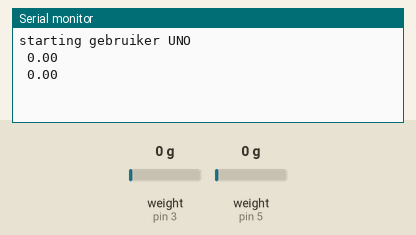
This sketch was run on a simulated Arduino Uno, built with avr-gcc and run on an emulated ATmega328P. On the bench: the last lines printed to the serial monitor. The inputs (shaded band) are chosen by the test bench; at power-on: weight on the scale (sensors on pin 3, pin 5) 0 g.

Above: at 4.2 s.
4.3 s: weight on the scale (sensor on pin 3) set to 100 g
At 5.3 s:
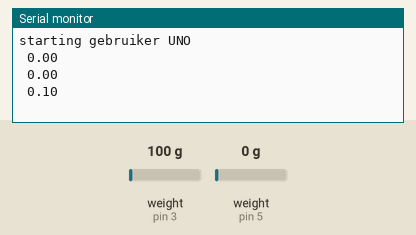
5.8 s: weight on the scale (sensor on pin 5) set to 100 g
At 6.8 s:
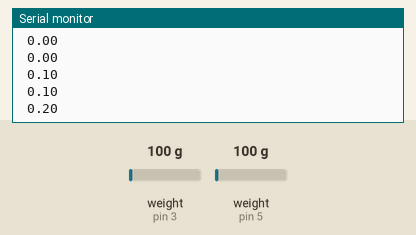
7.3 s: weight on the scale (sensor on pin 3) set to 1250 g
At 8.2 s:
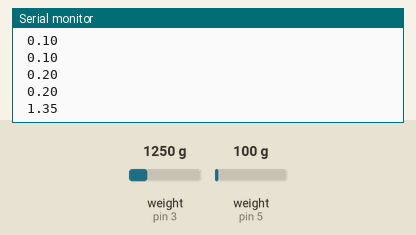
8.8 s: weight on the scale (sensor on pin 5) set to 1250 g
At 9.7 s:
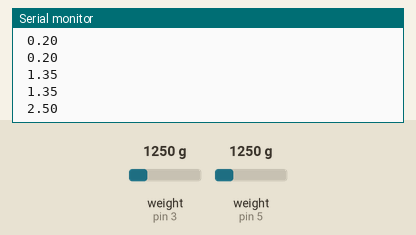
Timing chart, 0 to 11.3 s (numbered marks = the images above; inputs shaded):
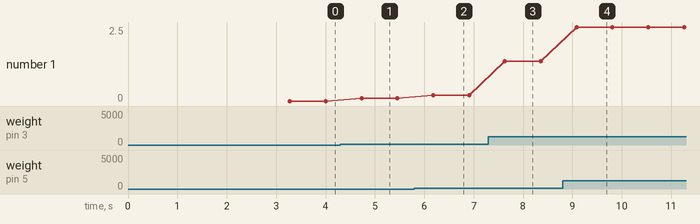

The sketch:

code_gebruiker.ino
```cpp
#include <SPI.h>
#include <MFRC522.h>
#include "HX711.h"

//RFID deel
constexpr uint8_t RST_PIN = 9;     // Configurable, see typical pin layout above
constexpr uint8_t SS_1_PIN = 10;   // Configurable, take a unused pin, only HIGH/LOW required, must be diffrent to SS 2
constexpr uint8_t SS_2_PIN = 8;    // Configurable, take a unused pin, only HIGH/LOW required, must be diffrent to SS 1

constexpr uint8_t NR_OF_READERS = 1;

byte ssPins[] = {SS_1_PIN, SS_2_PIN};

MFRC522 mfrc522[NR_OF_READERS];   // Create MFRC522 instance.

//loadcell deel
#define DOUT  3
#define CLK  2
#define DOUT2  5
#define CLK2  4

HX711 scale(DOUT, CLK);
HX711 scale2(DOUT2, CLK2);
int check = 0;
float calibration_factor = -96650; //-106600 worked for my 40Kg max scale setup

char* last_UID;

void setup() {
  //RFID
  Serial.begin(9600);
  SPI.begin();        // Init SPI bus
  for (uint8_t reader = 0; reader < NR_OF_READERS; reader++) {
    mfrc522[reader].PCD_Init(ssPins[reader], RST_PIN); // Init each MFRC522 card
    Serial.println();
  }

  //loadcell
  scale.set_scale();
  scale.tare(); //Reset the scale to 0
  scale2.set_scale();
  scale2.tare();
  long zero_factor = scale.read_average(); //Get a baseline reading

  Serial.println("starting gebruiker UNO");

   scale.set_scale(calibration_factor); //Adjust to this calibration factor
  scale2.set_scale(calibration_factor); //Adjust to this calibration factor
}

void loop() {
//=============================================================================================
//                         RFID
//=============================================================================================

  for (uint8_t reader = 0; reader < NR_OF_READERS; reader++) {
    // Look for new cards

    if (mfrc522[reader].PICC_IsNewCardPresent() && mfrc522[reader].PICC_ReadCardSerial()) {
      //dump_byte_array(mfrc522[reader].uid.uidByte, mfrc522[reader].uid.size);

      last_UID = uidBytesToHex(mfrc522[reader].uid.uidByte);

      // Halt PICC
      mfrc522[reader].PICC_HaltA();
      // Stop encryption on PCD
      mfrc522[reader].PCD_StopCrypto1();
    } //if (mfrc522[reader].PICC_IsNewC
  } //for(uint8_t reader

//=============================================================================================
//                         Loadcell
//=============================================================================================

  double one = (scale.get_units());
  double two = one + (scale2.get_units());
  if(two < -0.001)
    two = two + 0.002;
   else if(two > 0.002 && two < 0.015)
    two = two - 0.002;

    Serial.print(last_UID);
    Serial.print(" ");
    Serial.println(two);
    delay(500);
}

/**
 * Helper routine to dump a byte array as dec values to Serial.
 */
void printDec(byte *buffer, byte bufferSize) {
  for (byte i = 0; i < bufferSize; i++) {
    Serial.print(buffer[i] < 0x10 ? " 0" : ",");
    Serial.print(buffer[i], DEC);
  }
}
/*void dump_byte_array(byte *buffer, byte bufferSize) {

    last_UID = "";
  for (byte i = 0; i < bufferSize; i++) {
    last_UID += (buffer[i] < 0x10 ? "0" : "");
    last_UID += (buffer[i], HEX);
  }
}*/

void storeHexRepresentation(char *b, const byte v)
{
  if (v <= 0xF) {
    *b = '0';
    b++;
  }
  itoa(v, b, 16); // http://www.cplusplus.com/reference/cstdlib/itoa/
}

char* uidBytesToHex(byte *mfrc522_uid_uidByte) {
  char uidString[9];

  for (byte i = 0; i < 4; i++) storeHexRepresentation(&uidString[2 * i], mfrc522_uid_uidByte[i]);

  return uidString;
}
```

Measured:
- after the input at 4.3 s, the serial monitor: prints a new line after 0.43 s (image 1)
- after the input at 5.8 s, the serial monitor: prints a new line after 0.38 s (image 2)
- after the input at 7.3 s, the serial monitor: prints a new line after 0.33 s (image 3)
- after the input at 8.8 s, the serial monitor: prints a new line after 0.28 s (image 4)
- plotted number 1: 0 → 0.1 after the input at 4.3 s, 0.1 → 0.2 after the input at 5.8 s, 0.2 → 1.35 after the input at 7.3 s, 1.35 → 2.5 after the input at 8.8 s
